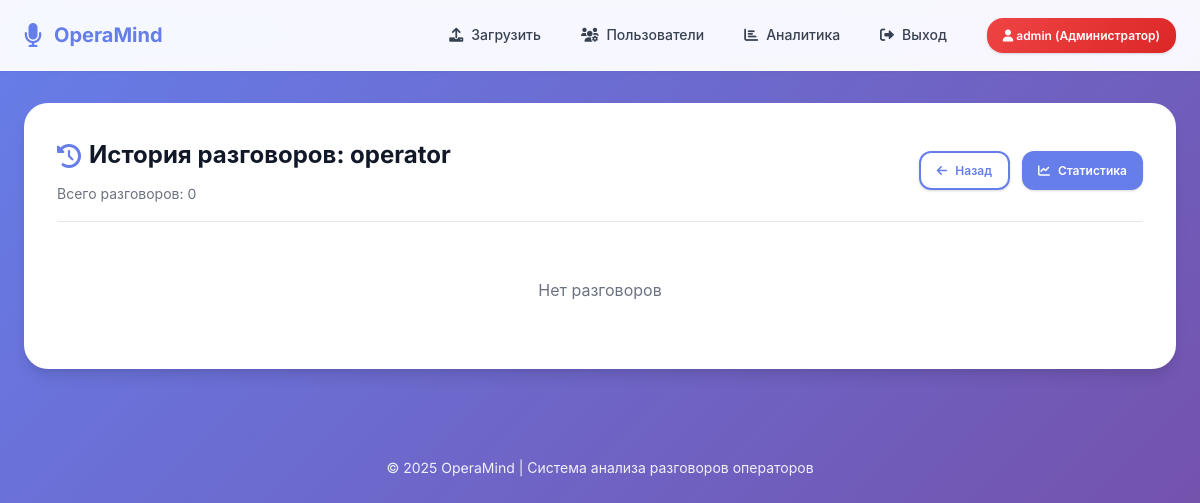
The app's page /admin/user/2/history (signed in) with its own data.
### models.py (models this page shows, shortened)
class User(UserMixin, db.Model):
    id = db.Column(db.Integer, primary_key=True)
    username = db.Column(db.String(80), unique=True, nullable=False)
    password_hash = db.Column(db.String(200), nullable=False)
    email = db.Column(db.String(120), unique=True, nullable=True)
    created_at = db.Column(db.DateTime, default=datetime.utcnow)
    last_login = db.Column(db.DateTime)
    is_active = db.Column(db.Boolean, default=True)
    role = db.Column(db.Enum(UserRole), default=UserRole.OPERATOR, nullable=False)
    is_admin = db.Column(db.Boolean, default=False)  # Обратная совместимость
    full_name = db.Column(db.String(200))
    department = db.Column(db.String(100))
    phone = db.Column(db.String(20))
    conversations = db.relationship('Conversation', backref='user', lazy=True, cascade='all, delete-orphan')
    @property
    def is_administrator(self):
        return self.role == UserRole.ADMIN or self.is_admin
    @property
    def role_display(self):
        role_names = {
            UserRole.USER: "Пользователь",
            UserRole.OPERATOR: "Оператор",
            UserRole.ADMIN: "Администратор"
        }
        return role_names.get(self.role, "Неизвестно")

### admin.py (the view)
@admin_bp.route('/admin/user/<int:user_id>/history')
@login_required
def admin_user_history(user_id):
    if not getattr(current_user, 'is_admin', False):
        flash('Нет доступа', 'error')
        return redirect(url_for('index'))
    user = User.query.get_or_404(user_id)
    conversations = Conversation.query.filter_by(user_id=user.id).order_by(Conversation.upload_date.desc()).all()
    return render_template('admin_user_history.html', target_user=user, conversations=conversations)

### app.py (called while the page is built)
@login_manager.user_loader
def load_user(user_id):
    return db.session.get(User, int(user_id))

### templates/admin_user_history.html (shortened to what this page needs)
{% extends 'base.html' %}
{% block content %}
<div class="card" style="animation:fadeInUp .4s ease;">
  <div class="card-header" style="display:flex;justify-content:space-between;align-items:center;flex-wrap:wrap;gap:var(--space-4);">
    <div>
      <h2 class="card-title" style="display:flex;align-items:center;gap:var(--space-2);"><i class="fas fa-history" style="color:var(--primary);"></i> История разговоров: {{ target_user.username }}</h2>
      <div class="card-subtitle">Всего разговоров: {{ conversations|length }}</div>
    </div>
    <div style="display:flex;gap:var(--space-3);">
      <a href="{{ url_for('admin.admin_users') }}" class="btn btn-outline btn-sm"><i class="fas fa-arrow-left"></i> Назад</a>
      <a href="{{ url_for('admin.admin_user_stats', user_id=target_user.id) }}" class="btn btn-sm"><i class="fas fa-chart-line"></i> Статистика</a>
    </div>
  </div>
  {% if conversations %}
  <div class="table-container" style="overflow-x:auto;">
    <table class="table">
      <thead>
        <tr>
          <th>ID</th>
          <th>Файл</th>
          <th>Дата</th>
          <th>Статус</th>
          <th>Анализ</th>
          <th>Действия</th>
        </tr>
      </thead>
      <tbody>
        {% for c in conversations %}
        <tr>
          <td style="font-size:var(--font-size-xs);color:var(--gray-500);">{{ c.id }}</td>
          <td style="font-weight:600;">{{ c.filename }}</td>
          <td style="font-size:var(--font-size-xs);white-space:nowrap;">{{ c.upload_date.strftime('%d.%m.%Y %H:%M') }}</td>
          <td>
            <span class="status-chip status-{{ c.status }}">{{ c.status_display }}</span>
          </td>
          <td>
            {% if c.analysis %}
              <span style="color:var(--success);font-size:var(--font-size-xs);font-weight:600;">Готово</span>
            {% else %}
              <span style="color:var(--gray-400);font-size:var(--font-size-xs);">—</span>
            {% endif %}
          </td>
          <td style="display:flex;gap:6px;flex-wrap:wrap;">
            <a class="btn btn-sm btn-outline" href="{{ url_for('conversation_detail', conversation_id=c.id) }}" target="_blank" title="Открыть детали"><i class="fas fa-eye"></i></a>
            {% if c.analysis %}
            <a class="btn btn-sm btn-secondary" href="{{ url_for('download_report', conversation_id=c.id) }}" title="Скачать отчёт"><i class="fas fa-download"></i></a>
            {% endif %}
          </td>
        </tr>
        {% endfor %}
      </tbody>
    </table>
  </div>
  {% else %}
    <div style="padding:var(--space-8);text-align:center;color:var(--gray-500);">Нет разговоров</div>
  {% endif %}
</div>
{% endblock %}

### templates/base.html (shortened to what this page needs)
<!DOCTYPE html>
<html lang="ru">
<head>
    <link href="https://cdnjs.cloudflare.com/ajax/libs/font-awesome/6.0.0/css/all.min.css" rel="stylesheet">
</head>
<body>
    <nav class="navbar">
        <div class="container">
            <a href="{{ url_for('index') }}" class="logo">
                <i class="fas fa-microphone"></i>
                <span>OperaMind</span>
            </a>
            {% if current_user.is_authenticated %}
            <nav>
                <a href="{{ url_for('index') }}">
                    <i class="fas fa-upload"></i>
                    Загрузить
                </a>
                {% if current_user.is_administrator %}
                <a href="{{ url_for('admin.admin_users') }}">
                    <i class="fas fa-users-cog"></i>
                    Пользователи
                </a>
                <a href="{{ url_for('admin.admin_history') }}">
                    <i class="fas fa-chart-bar"></i>
                    Аналитика
                </a>
                {% endif %}
                <a href="{{ url_for('logout') }}">
                    <i class="fas fa-sign-out-alt"></i>
                    Выход
                </a>
                <span class="user-badge {% if current_user.is_administrator %}role-admin{% elif current_user.is_operator %}role-operator{% else %}role-user{% endif %}">
                    <i class="fas fa-user"></i>
                    {{ current_user.username }}
                    ({{ current_user.role_display }})
                </span>
            </nav>
            {% endif %}
        </div>
    </nav>
    <div class="container">
        {% block content %}{% endblock %}
    </div>
    <footer>
        <p>© 2025 OperaMind | Система анализа разговоров операторов</p>
    </footer>
</body>
</html>

### templates/base.html (style rules this page uses)
:root { --primary: #667eea; --primary-hover: #5a6fd8; --primary-light: #f0f2ff; --secondary: #764ba2; --accent: #4fd1c5; --success: #10b981; --warning: #f59e0b; --error: #ef4444; --info: #3b82f6; --white: #ffffff; --gray-50: #f9fafb; --gray-100: #f3f4f6; --gray-200: #e5e7eb; --gray-300: #d1d5db; --gray-400: #9ca3af; --gray-500: #6b7280; --gray-600: #4b5563; --gray-700: #374151; --gray-800: #1f2937; --gray-900: #111827; --space-1: 0.25rem; --space-2: 0.5rem; --space-3: 0.75rem; --space-4: 1rem; --space-5: 1.25rem; --space-6: 1.5rem; --space-8: 2rem; --space-10: 2.5rem; --space-12: 3rem; --font-family: 'Inter', -apple-system, BlinkMacSystemFont, 'Segoe UI', Roboto, sans-serif; --font-size-xs: 0.75rem; --font-size-sm: 0.875rem; --font-size-base: 1rem; --font-size-lg: 1.125rem; --font-size-xl: 1.25rem; --font-size-2xl: 1.5rem; --font-size-3xl: 1.875rem; --shadow-sm: 0 1px 2px 0 rgba(0, 0, 0, 0.05); --shadow: 0 1px 3px 0 rgba(0, 0, 0, 0.1), 0 1px 2px 0 rgba(0, 0, 0, 0.06); --shadow-md: 0 4px 6px -1px rgba(0, 0, 0, 0.1), 0 2px 4px -1px rgba(0, 0, 0, 0.06); --shadow-lg: 0 10px 15px -3px rgba(0, 0, 0, 0.1), 0 4px 6px -2px rgba(0, 0, 0, 0.05); --shadow-xl: 0 20px 25px -5px rgba(0, 0, 0, 0.1), 0 10px 10px -5px rgba(0, 0, 0, 0.04); --radius-sm: 0.375rem; --radius: 0.5rem; --radius-md: 0.75rem; --radius-lg: 1rem; --radius-xl: 1.5rem; --transition: all 0.2s cubic-bezier(0.4, 0, 0.2, 1); }
* { margin: 0; padding: 0; box-sizing: border-box; }
body { font-family: var(--font-family); font-size: var(--font-size-base); line-height: 1.6; color: var(--gray-800); background: linear-gradient(135deg, var(--primary) 0%, var(--secondary) 100%); min-height: 100vh; -webkit-font-smoothing: antialiased; -moz-osx-font-smoothing: grayscale; }
.navbar { background: rgba(255, 255, 255, 0.95); backdrop-filter: blur(20px) saturate(180%); border-bottom: 1px solid rgba(255, 255, 255, 0.2); box-shadow: var(--shadow-sm); padding: var(--space-4) 0; position: sticky; top: 0; z-index: 1000; }
.navbar .container { max-width: 1280px; margin: 0 auto; padding: 0 var(--space-6); display: flex; justify-content: space-between; align-items: center; }
.navbar .logo { display: flex; align-items: center; gap: var(--space-3); font-size: var(--font-size-xl); font-weight: 700; color: var(--primary); text-decoration: none; }
.navbar .logo i { font-size: var(--font-size-2xl); }
.navbar nav { display: flex; align-items: center; gap: var(--space-2); }
.navbar nav a { color: var(--gray-700); text-decoration: none; padding: var(--space-2) var(--space-4); border-radius: var(--radius); transition: var(--transition); font-weight: 500; font-size: var(--font-size-sm); display: flex; align-items: center; gap: var(--space-2); }
.user-badge { background: linear-gradient(135deg, var(--primary), var(--secondary)); color: var(--white); padding: var(--space-2) var(--space-4); border-radius: var(--radius-lg); font-size: var(--font-size-xs); font-weight: 600; margin-left: var(--space-4); box-shadow: var(--shadow); }
.role-admin { background: linear-gradient(135deg, var(--error), #dc2626); }
.container { max-width: 1280px; margin: var(--space-8) auto; padding: 0 var(--space-6); }
.card { background: var(--white); border-radius: var(--radius-xl); padding: var(--space-8); box-shadow: var(--shadow-lg); margin-bottom: var(--space-6); border: 1px solid rgba(255, 255, 255, 0.2); }
.card-header { border-bottom: 1px solid var(--gray-200); padding-bottom: var(--space-4); margin-bottom: var(--space-6); }
.card-title { font-size: var(--font-size-2xl); font-weight: 700; color: var(--gray-900); margin-bottom: var(--space-2); }
.card-subtitle { color: var(--gray-500); font-size: var(--font-size-sm); }
.btn { display: inline-flex; align-items: center; justify-content: center; gap: var(--space-2); padding: var(--space-3) var(--space-6); background: var(--primary); color: var(--white); border: none; border-radius: var(--radius-md); cursor: pointer; text-decoration: none; font-size: var(--font-size-sm); font-weight: 600; transition: var(--transition); box-shadow: var(--shadow); }
.btn-sm { padding: var(--space-2) var(--space-4); font-size: var(--font-size-xs); }
.btn-outline { background: transparent; border: 2px solid var(--primary); color: var(--primary); }
footer { text-align: center; padding: var(--space-10); color: rgba(255, 255, 255, 0.9); margin-top: var(--space-12); font-size: var(--font-size-sm); }

### records on screen
User: username "admin", role_display "Администратор"
User: username "operator"

### other values on screen
{{ conversations|length }} "0"
